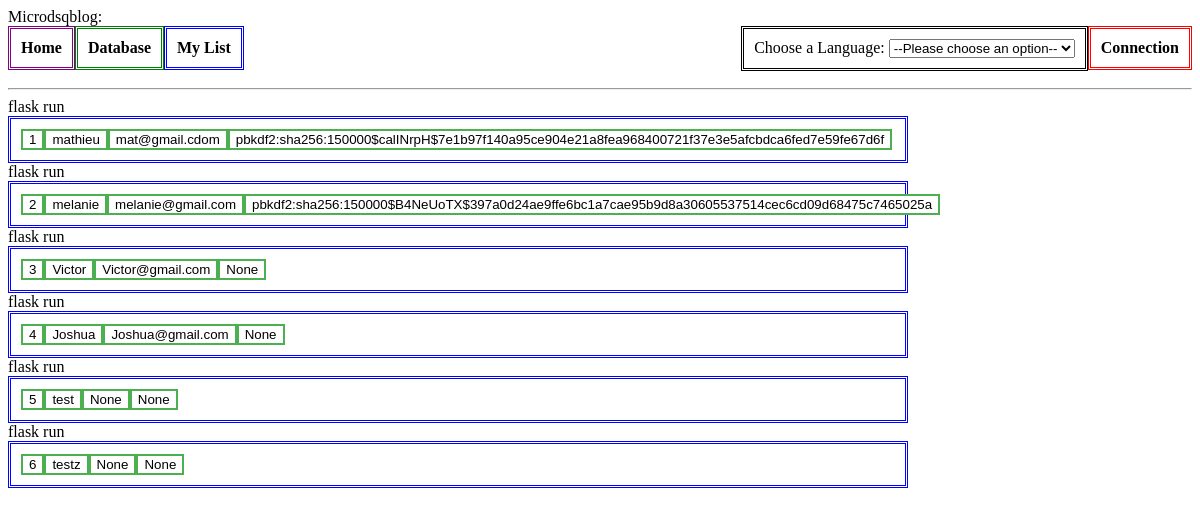
/madb, run on the app's committed database.
### webapp/main/models.py (models this page shows, shortened)
class PaginatedAPIMixin(object):
    @staticmethod
    def to_collection_dict(query, page, per_page, endpoint, **kwargs):
        resources = query.paginate(page, per_page, False)
        data = {
            'items': [item.to_dict() for item in resources.items],
            '_meta': {
                'page': page,
                'per_page': per_page,
                'total_pages': resources.pages,
                'total_items': resources.total
            },
            '_links': {
                'self': url_for(endpoint, page=page, per_page=per_page, **kwargs),
                'next': url_for(endpoint, page=page + 1, per_page=per_page,
                                **kwargs) if resources.has_next else None,
                'prev': url_for(endpoint, page=page - 1, per_page=per_page,
                                **kwargs) if resources.has_prev else None
            }
        }
        return data

class User(PaginatedAPIMixin,UserMixin, db.Model):
    id = db.Column(db.Integer, primary_key=True)
    username = db.Column(db.String(40), index=True, unique=True)
    email = db.Column(db.String(40), index=True, unique=True)
    password_hash = db.Column(db.String(128))
    posts = db.relationship('Post', backref='author', lazy='dynamic')
    def lister(self):
        liste = [self.id, self.username, self.email, self.password_hash]
        print(liste)
        return liste

### webapp/main/routes.py (the view)
@bp.route('/madb')
def madb():
    liste = models.select_all()
    myliste = []
    for entiter in liste:
        myliste.append(entiter.lister())
    print(myliste)
    return render_template('madb.html', title='Madeb', mydbliste=myliste)

### webapp/main/filter.py (called while the page is built)
@app.template_filter('formater_date')
def formater_date(madate):
    if isinstance(madate,(datetime.datetime,datetime.date)):
        return madate.strftime("%d/%m/%Y")
    return madate

### webapp/main/models.py (called while the page is built)
def select_all():
    users = User.query.all()
    return users

### webapp/templates/madb.html (shortened to what this page needs)
{% extends "menu.html" %}
    {% block css %}
    <link rel="stylesheet" type="text/css" href="{{url_for( 'static', filename='style/madb.css')}}" >
    {% endblock %}
    {% block mybody %}
        {% for myliste in mydbliste %}
       <div id="general">flask run
        <div id="tableau">
                {% for val in myliste%}
                    <div id="ligne"><button id="mybutton" onclick="clicme('{{val}}')">{{val|formater_date}}</button></div>
            {%endfor%}
                        </div>
         {%endfor%}
        </div>
    {%endblock%}

### webapp/templates/menu.html (shortened to what this page needs)
<!DOCTYPE html>
<html >
    <head>
        {% block css %}{% endblock %}
        <link rel="stylesheet" type="text/css" href="{{url_for( 'static', filename='style/style.css')}}" >
    </head>
    <body>
    <div id="cadre" style="static;">
        <div class="ligne" style=";border-color:purple">  <a href='{{url_for("main.index")}}'>{{_('Home')}}</a></div>
         <div class="ligne" style=";border-color:green">  <a href='{{url_for("main.madb")}}'>{{_('Database')}}</a></div>
         <div class="ligne" style=";border-color:blue">  <a href='{{url_for("main.maliste")}}'>{{_('My List')}}</a></div>
    </div>
        {% if current_user.is_anonymous %}
         <div id="connexion" style="border-color:red;"><a href='{{url_for("auth.login")}}'>{{_('Connection')}}</a></div>
        {% else %}
        <div id="connexion" style="border-color:black;"><a href='{{url_for("auth.logout")}}'>{{_('Disconnect')}}</a></div>
        {%endif%}
        <div id="langue">
            <label for="pet-select">{{_('Choose a Language')}}:</label>
            <select id="pet-select" onchange="LangueFonction(value)">
                <option value="">{{_('--Please choose an option--')}}</option>
            </select>
        </div>
    <hr>
    {% block mybody %}{% endblock %}
    </body>
</html>

### webapp/static/style/madb.css (style rules this page uses)
#general { display: flex; flex-direction: column; width :900px; }
#tableau { display: flex; flex-direction: row; padding:10px; float:left;border-style:double; border-color:blue }
#mybutton { background-color: white; color: black; border: 2px solid #4CAF50; }

### webapp/static/style/style.css (style rules this page uses)
.ligne { padding:10px; float:left; border-style:double }
.ligne a { text-decoration:none; color:black; font-weight:bold; }
#connexion { float: right; padding:10px; border-style:double }
#connexion a { text-align:rigth; text-decoration:none; color:black; font-weight:bold; border-color:red; }
#langue { float: right; padding:10px; border-style:double }

### data on the page
User: myliste "1", username "mathieu", email "mat@gmail.cdom", password_hash "pbkdf2:sha256:150000$calINrpH$7e1b97f140a95ce904e21a8fea968400721f37e3e5afcbdca6fed7e59fe67d6f"
User: myliste "2", username "melanie", email "melanie@gmail.com", password_hash "pbkdf2:sha256:150000$B4NeUoTX$397a0d24ae9ffe6bc1a7cae95b9d8a30605537514cec6cd09d68475c7465025a"
User: myliste "3" "None", username "Victor", email "Victor@gmail.com"
User: myliste "4" "None", username "Joshua", email "Joshua@gmail.com"
User: myliste "5" "None" "None", username "test"
User: myliste "6" "None" "None", username "testz"

### other printed values
form field value "--Please choose an option--"
